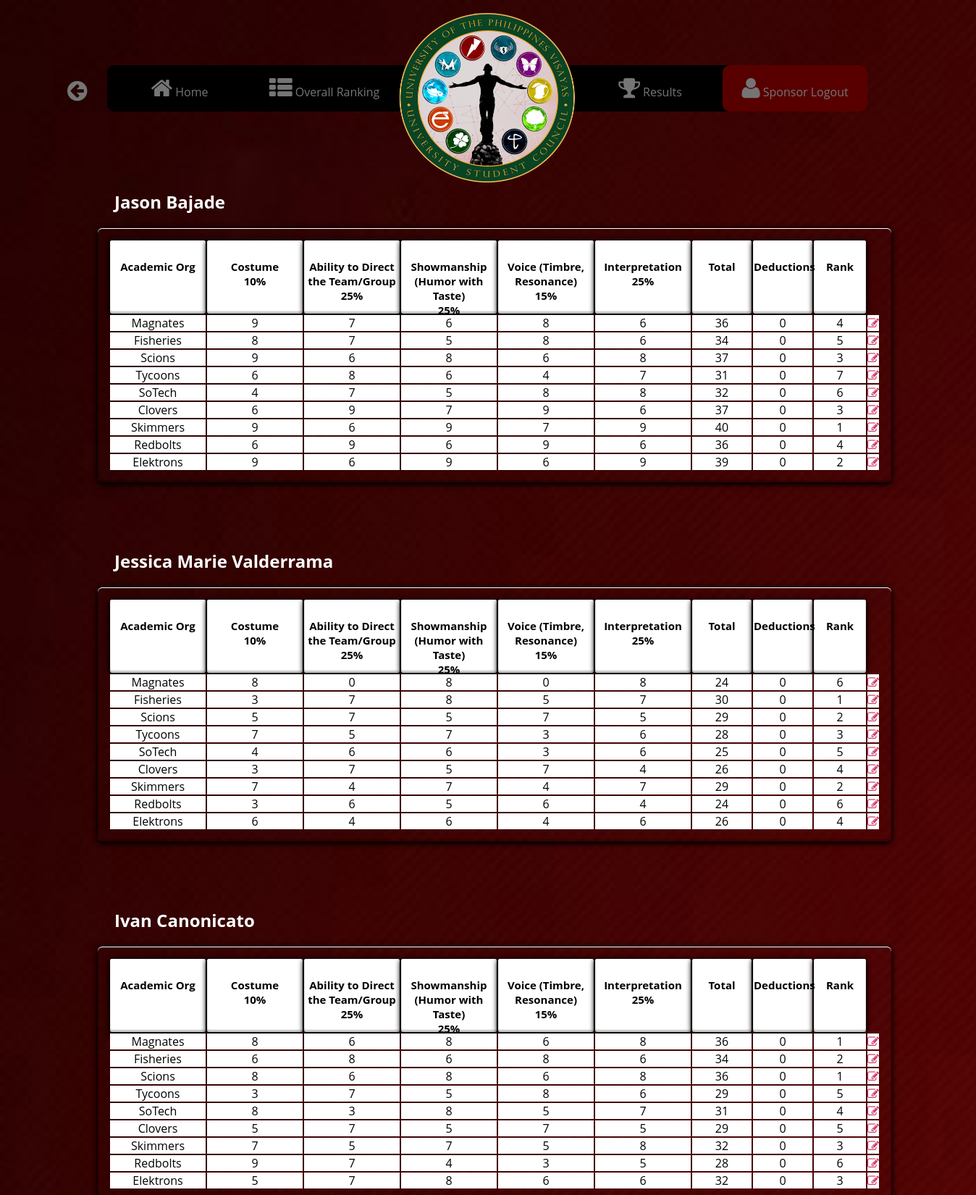
Page /viewScores.php?event_ID=14&contest_ID=27&sponsor_ID=12 (signed in, upper part) on the committed database.
### tables this page shows
CREATE TABLE IF NOT EXISTS `judge` (
  `judge_ID` int(11) NOT NULL,
  `firstName` varchar(30) NOT NULL DEFAULT ' ',
  `lastName` varchar(30) NOT NULL DEFAULT ' ',
  `username` varchar(40) NOT NULL,
  `password` varchar(100) NOT NULL
);

CREATE TABLE IF NOT EXISTS `criteria` (
  `cri_ID` int(11) NOT NULL,
  `criterion` varchar(50) NOT NULL
);

CREATE TABLE IF NOT EXISTS `academicorg` (
  `acadOrg_ID` int(11) NOT NULL,
  `name` varchar(20) NOT NULL,
  `overallTotal` decimal(7,2) NOT NULL
);

CREATE TABLE IF NOT EXISTS `bestcheerleader` (
  `judge_ID` int(11) NOT NULL,
  `acadOrg_ID` int(11) NOT NULL,
  `rank` int(11) NOT NULL,
  `total` int(11) NOT NULL,
  `deduction` int(11) NOT NULL,
  `criterion24` int(11) NOT NULL DEFAULT '0',
  `criterion28` int(11) NOT NULL DEFAULT '0',
  `criterion29` int(11) NOT NULL DEFAULT '0',
  `criterion30` int(11) NOT NULL DEFAULT '0',
  `criterion31` int(11) NOT NULL DEFAULT '0'
);

### viewScores.php (the view, shortened to what this page needs)
<?php
    $host = 'localhost';
    $username = 'root';
    $password = '';
    $db = 'pahampang';
    $dbconn = mysqli_connect($host,$username,$password,$db) or die("Could not connect to database");
    mysqli_select_db($dbconn,$db);
    $event_ID = $_GET['event_ID'];
    $contest_ID = $_GET['contest_ID'];
    $sponsor_ID = $_GET['sponsor_ID'];
    $query = "SELECT contestName, main
                FROM specificcontest
                    WHERE contest_ID=$contest_ID";
    $result = mysqli_query($dbconn, $query);
    $row = mysqli_fetch_assoc($result);
    $contestName = str_replace(' ', '', strtolower($row['contestName']));
    $criIDs = array();
    $querJudge = "SELECT CONCAT(firstname, ' ', lastname) AS name, judge_ID
                    FROM judge JOIN (SELECT judge_ID FROM judgeevent WHERE event_ID=$event_ID) AS judges USING(judge_ID)";
    $resJudge = mysqli_query($dbconn, $querJudge);
?>
<!DOCTYPE html>
<html>
    <head>
        <link rel="stylesheet" type="text/css" href="css/judgeTable.css">
        <link rel="stylesheet" href="font-awesome/css/font-awesome.min.css">
        <link rel="stylesheet" type="text/css" href="css/home.css">
    </head>
    <body>
        <nav class="navigate">
            <ul>
                <li> <a href="index.php"> <p><i class="fa fa-home fa-2x"></i> Home</p>  </a></li>
                <li> <a href="overallRanking.php"><p><i class="fa fa-th-list fa-2x"></i> Overall Ranking</p> </a></li>
                <li> <a href="contestResult.php?event_ID=0"> <p><i class="fa fa-trophy fa-2x"></i> Results</p></a> </li>
                <li  id="active"><a href="logoutSponsor.php"><p> <i class="fa fa-user fa-2x"></i> Sponsor Logout </p></a></li>
            </ul>
            <img src="images/uscLogo.png" alt="University Student Council Logo" title="University Student Council Logo" class="logo">
            <div class="backIcon">
                 <a href="sponsorPage.php?event_ID=<?php echo $event_ID ?>&sponsor_ID=<?php echo $sponsor_ID ?>"><i class="fa fa-arrow-circle-left fa-2x" title="Back"></i></a><br/>
            </div>
        </nav><br/>
        <?php
            while($rowJudge = mysqli_fetch_assoc($resJudge)){
                $judge_ID = $rowJudge['judge_ID'];
        ?>
            <div class="scoresWrap">
                <h2 style="margin-left:100px;margin-top:0px"><?php echo $rowJudge['name'] ?></h2>
                <table class="viewScores">
                    <thead class="head">
                        <tr>
                            <th> <p>Academic Org </p></th>
                            <?php
                                $numOfCri=0;
                                $querCri = "SELECT * FROM criteria
                                                JOIN (SELECT cri_ID, percentage FROM criteriacon WHERE contest_ID=$contest_ID) AS cri USING(cri_ID)";
                                $resCri = mysqli_query($dbconn, $querCri);
                                while($rowCri = mysqli_fetch_assoc($resCri)){
                            ?>
                            <th> <p><?php echo $rowCri['criterion'] ?> <br/> <?php echo $rowCri['percentage'].'%'  ?> </p></th>
                            <?php
                                    $criIDs[$numOfCri] = $rowCri['cri_ID'];
                                    $numOfCri++;
                                }
                            ?>
                            <th> <p id="total">Total</p></th>
                            <th> <p id="total">Deductions</p></th>
                            <th> <p id="rank">Rank</p></th>
                        </tr>
                    </thead>
                    <tbody class="scores">
                        <?php
                            $querScores = "SELECT *
                                                FROM (SELECT name, acadOrg_ID FROM academicorg) AS orgs
                                                    JOIN (SELECT * FROM $contestName WHERE judge_ID=$judge_ID) AS score USING(acadOrg_ID)
                                                        JOIN (SELECT acadOrg_ID, orderNum FROM joinevent WHERE event_ID=$event_ID) AS conOrder USING(acadOrg_ID)
                                                            ORDER BY orderNum";
                            $resScores = mysqli_query($dbconn, $querScores);
                            while($rowScores = mysqli_fetch_assoc($resScores)){
                        ?>
                        <tr>
                            <td id="OrgName"><?php echo $rowScores['name'] ?></td>
                            <?php
                            for($counter=0; $counter<$numOfCri; $counter++){
                                $criterion = 'criterion'.$criIDs[$counter];
                            ?>
                            <td id="score"> <?php echo $rowScores[$criterion] ?> </td>
                            <?php
                                }
                            ?>
                            <td id="score"> <?php echo $rowScores['total'] ?> </td>
                            <td id="score"> <?php echo $rowScores['deduction'] ?>  </td>
                            <td id="score"> <?php echo $rowScores['rank'] ?>  </td>
                            <td> <a href="editScore.php?contest_ID=<?php echo $contest_ID?>&judge_ID=<?php echo $judge_ID?>&acadOrg_ID=<?php echo $rowScores['acadOrg_ID']?>&event_ID=<?php echo $event_ID ?>&sponsor_ID=<?php echo $sponsor_ID?>" id="edit"> <i class="fa fa-pencil-square-o" title="Deduct"></i> </a></td>
                        </tr>
                        <?php
                            }
                        ?>
                    </tbody>
                </table><br/>
            </div>
            <?php
                }
            ?>
    </body>
</html>

### css/judgeTable.css (style rules this page uses)
table { margin: 0 auto; margin-top: -130px; padding: 15px; box-shadow: 0 0 9px rgba(0, 0, 0, 0.9), 0 3px 7px rgba(0, 0, 0, 0.9), inset 0 1px rgba(255,255,255,1), inset 0 -3px 2px rgba(0,0,0,0.25); border-radius: 6px; }
.viewScores { margin-top: 0px; }
.scoresWrap { margin-top: 70px; margin-left: 50px; width: 1250px; }
.head p { width: 130px; height: 50px; text-align: center; padding-top: 10px; font-size: 15px; color: black; }
th { background: white; padding-bottom: 10px; box-shadow: 0 0 9px rgba(0, 0, 0, 0.9), 0 3px 7px rgba(0, 0, 0, 0.9), inset 0 1px rgba(255,255,255,1), inset 0 -3px 2px rgba(0,0,0,0.25); border-radius: 3px; }
.head #total { width: 80px; }
.head #rank { width: 70px; }
.scores tr { background: white; color: black; text-align: center; height: 20px; }
.scores td { padding: 0px; }
#edit { color:#CC3366; }

### css/home.css (style rules this page uses)
* { font-family: 'Open Sans', sans-serif; }
body { background: #154558 url(../images/jumbo_background.jpg) fixed; background-size: cover; min-height: 100%; padding-bottom: 130px; color: #fff; min-width: 1330px; }
.navigate { width: 1100px; margin-left: 140px; margin-top: 15px; }
.navigate ul li { background: black; border-radius: 10px; }
.navigate ul { background: black; padding: 0px 0px; list-style: none; position: relative; display: inline-table; border-radius: 10px; margin-top: 75px; }
.navigate ul:after { content: ""; clear: both; display: block; }
.navigate ul li { float: left; }
.navigate ul li a, .logoutIcon a, .backIcon a { display: block; padding: 0px 20px; color: #757575; text-decoration: none; }
.navigate ul #active { background: #580000 ; }
.navigate p { width:160px; text-align: center; }
.navigate { position:relative; }
.logo { position: absolute; margin-left: -650px; width: 250px; height: 240px; }
.logoutIcon, .backIcon { position: absolute; height: 45px; padding-top: 20px; border-radius: 8px; margin-left: 1055px; margin-top: -80px; }
.backIcon { margin-left:-75px; }
h2 { margin-top:100px; margin-left: 480px; }

### rows in the picture
judge: name "Jason Bajade"
criteria: criterion "Costume", percentage "10"
criteria: criterion "Ability to Direct the Team/Group", percentage "25"
criteria: criterion "Showmanship (Humor with Taste)", percentage "25"
criteria: criterion "Voice (Timbre, Resonance)", percentage "15"
criteria: criterion "Interpretation", percentage "25"
academicorg: name "Magnates", bestcheerleader.criterion24 "9", bestcheerleader.criterion28 "7", bestcheerleader.criterion29 "6", bestcheerleader.criterion30 "8", bestcheerleader.criterion31 "6", bestcheerleader.total "36", bestcheerleader.deduction "0", bestcheerleader.rank "4", bestcheerleader.criterion24 "8", bestcheerleader.criterion28 "0", bestcheerleader.criterion29 "8", bestcheerleader.criterion30 "0", bestcheerleader.criterion31 "8", bestcheerleader.total "24", bestcheerleader.rank "6", bestcheerleader.criterion28 "6", bestcheerleader.criterion30 "6", bestcheerleader.rank "1"
academicorg: name "Fisheries", bestcheerleader.criterion24 "8", bestcheerleader.criterion28 "7", bestcheerleader.criterion29 "5", bestcheerleader.criterion30 "8", bestcheerleader.criterion31 "6", bestcheerleader.total "34", bestcheerleader.deduction "0", bestcheerleader.rank "5", bestcheerleader.criterion24 "3", bestcheerleader.criterion29 "8", bestcheerleader.criterion30 "5", bestcheerleader.criterion31 "7", bestcheerleader.total "30", bestcheerleader.rank "1", bestcheerleader.criterion24 "6", bestcheerleader.criterion28 "8", bestcheerleader.criterion29 "6", bestcheerleader.rank "2"
academicorg: name "Scions", bestcheerleader.criterion24 "9", bestcheerleader.criterion28 "6", bestcheerleader.criterion29 "8", bestcheerleader.criterion30 "6", bestcheerleader.criterion31 "8", bestcheerleader.total "37", bestcheerleader.deduction "0", bestcheerleader.rank "3", bestcheerleader.criterion24 "5", bestcheerleader.criterion28 "7", bestcheerleader.criterion29 "5", bestcheerleader.criterion30 "7", bestcheerleader.criterion31 "5", bestcheerleader.total "29", bestcheerleader.rank "2", bestcheerleader.criterion24 "8", bestcheerleader.total "36", bestcheerleader.rank "1"
academicorg: name "Tycoons", bestcheerleader.criterion24 "6", bestcheerleader.criterion28 "8", bestcheerleader.criterion29 "6", bestcheerleader.criterion30 "4", bestcheerleader.criterion31 "7", bestcheerleader.total "31", bestcheerleader.deduction "0", bestcheerleader.rank "7", bestcheerleader.criterion24 "7", bestcheerleader.criterion28 "5", bestcheerleader.criterion29 "7", bestcheerleader.criterion30 "3", bestcheerleader.criterion31 "6", bestcheerleader.total "28", bestcheerleader.rank "3", bestcheerleader.criterion24 "3", bestcheerleader.criterion28 "7", bestcheerleader.criterion29 "5", bestcheerleader.criterion30 "8", bestcheerleader.total "29", bestcheerleader.rank "5"
academicorg: name "SoTech", bestcheerleader.criterion24 "4", bestcheerleader.criterion28 "7", bestcheerleader.criterion29 "5", bestcheerleader.criterion30 "8", bestcheerleader.criterion31 "8", bestcheerleader.total "32", bestcheerleader.deduction "0", bestcheerleader.rank "6", bestcheerleader.criterion28 "6", bestcheerleader.criterion29 "6", bestcheerleader.criterion30 "3", bestcheerleader.criterion31 "6", bestcheerleader.total "25", bestcheerleader.rank "5", bestcheerleader.criterion24 "8", bestcheerleader.criterion28 "3", bestcheerleader.criterion29 "8", bestcheerleader.criterion30 "5", bestcheerleader.criterion31 "7", bestcheerleader.total "31", bestcheerleader.rank "4"
academicorg: name "Clovers", bestcheerleader.criterion24 "6", bestcheerleader.criterion28 "9", bestcheerleader.criterion29 "7", bestcheerleader.criterion30 "9", bestcheerleader.criterion31 "6", bestcheerleader.total "37", bestcheerleader.deduction "0", bestcheerleader.rank "3", bestcheerleader.criterion24 "3", bestcheerleader.criterion28 "7", bestcheerleader.criterion29 "5", bestcheerleader.criterion30 "7", bestcheerleader.criterion31 "4", bestcheerleader.total "26", bestcheerleader.rank "4", bestcheerleader.criterion24 "5", bestcheerleader.criterion31 "5", bestcheerleader.total "29", bestcheerleader.rank "5"
academicorg: name "Skimmers", bestcheerleader.criterion24 "9", bestcheerleader.criterion28 "6", bestcheerleader.criterion29 "9", bestcheerleader.criterion30 "7", bestcheerleader.criterion31 "9", bestcheerleader.total "40", bestcheerleader.deduction "0", bestcheerleader.rank "1", bestcheerleader.criterion24 "7", bestcheerleader.criterion28 "4", bestcheerleader.criterion29 "7", bestcheerleader.criterion30 "4", bestcheerleader.criterion31 "7", bestcheerleader.total "29", bestcheerleader.rank "2", bestcheerleader.criterion28 "5", bestcheerleader.criterion30 "5", bestcheerleader.criterion31 "8", bestcheerleader.total "32", bestcheerleader.rank "3"
academicorg: name "Redbolts", bestcheerleader.criterion24 "6", bestcheerleader.criterion28 "9", bestcheerleader.criterion29 "6", bestcheerleader.criterion30 "9", bestcheerleader.criterion31 "6", bestcheerleader.total "36", bestcheerleader.deduction "0", bestcheerleader.rank "4", bestcheerleader.criterion24 "3", bestcheerleader.criterion28 "6", bestcheerleader.criterion29 "5", bestcheerleader.criterion30 "6", bestcheerleader.criterion31 "4", bestcheerleader.total "24", bestcheerleader.rank "6", bestcheerleader.criterion24 "9", bestcheerleader.criterion28 "7", bestcheerleader.criterion29 "4", bestcheerleader.criterion30 "3", bestcheerleader.criterion31 "5", bestcheerleader.total "28"
academicorg: name "Elektrons", bestcheerleader.criterion24 "9", bestcheerleader.criterion28 "6", bestcheerleader.criterion29 "9", bestcheerleader.criterion30 "6", bestcheerleader.criterion31 "9", bestcheerleader.total "39", bestcheerleader.deduction "0", bestcheerleader.rank "2", bestcheerleader.criterion24 "6", bestcheerleader.criterion28 "4", bestcheerleader.criterion29 "6", bestcheerleader.criterion30 "4", bestcheerleader.criterion31 "6", bestcheerleader.total "26", bestcheerleader.rank "4", bestcheerleader.criterion24 "5", bestcheerleader.criterion28 "7", bestcheerleader.criterion29 "8", bestcheerleader.total "32", bestcheerleader.rank "3"
judge: name "Jessica Marie Valderrama"
judge: name "Ivan Canonicato"
